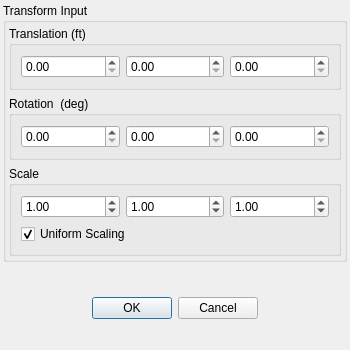
<?xml version="1.0" encoding="UTF-8"?>
<ui version="4.0">
 <class>dataSetTransformInput</class>
 <widget class="QDialog" name="dataSetTransformInput">
  <property name="geometry">
   <rect>
    <x>0</x>
    <y>0</y>
    <width>350</width>
    <height>350</height>
   </rect>
  </property>
  <property name="windowTitle">
   <string>Transform Input Window</string>
  </property>
  <property name="windowIcon">
   <iconset>
    <normaloff>../icons/ve_icon16x16.xpm</normaloff>../icons/ve_icon16x16.xpm</iconset>
  </property>
  <layout class="QGridLayout" name="gridLayout" rowstretch="5,1,1,1">
   <property name="margin">
    <number>3</number>
   </property>
   <item row="0" column="0">
    <widget class="QGroupBox" name="groupBox">
     <property name="title">
      <string>Transform Input</string>
     </property>
     <layout class="QVBoxLayout" name="verticalLayout_2" stretch="2,2,3">
      <property name="margin">
       <number>3</number>
      </property>
      <item>
       <widget class="QGroupBox" name="groupBox_2">
        <property name="title">
         <string>Translation (ft)</string>
        </property>
        <layout class="QHBoxLayout" name="horizontalLayout">
         <item>
          <widget class="QDoubleSpinBox" name="translationX"/>
         </item>
         <item>
          <widget class="QDoubleSpinBox" name="translationY"/>
         </item>
         <item>
          <widget class="QDoubleSpinBox" name="translationZ"/>
         </item>
        </layout>
       </widget>
      </item>
      <item>
       <widget class="QGroupBox" name="groupBox_3">
        <property name="title">
         <string>Rotation  (deg)</string>
        </property>
        <layout class="QHBoxLayout" name="horizontalLayout_2">
         <item>
          <widget class="QDoubleSpinBox" name="rotationX"/>
         </item>
         <item>
          <widget class="QDoubleSpinBox" name="rotationY"/>
         </item>
         <item>
          <widget class="QDoubleSpinBox" name="rotationZ"/>
         </item>
        </layout>
       </widget>
      </item>
      <item>
       <widget class="QGroupBox" name="groupBox_4">
        <property name="title">
         <string>Scale</string>
        </property>
        <layout class="QVBoxLayout" name="verticalLayout">
         <item>
          <layout class="QHBoxLayout" name="horizontalLayout_3">
           <item>
            <widget class="QDoubleSpinBox" name="scaleX">
             <property name="value">
              <double>1.000000000000000</double>
             </property>
            </widget>
           </item>
           <item>
            <widget class="QDoubleSpinBox" name="scaleY">
             <property name="value">
              <double>1.000000000000000</double>
             </property>
            </widget>
           </item>
           <item>
            <widget class="QDoubleSpinBox" name="scaleZ">
             <property name="value">
              <double>1.000000000000000</double>
             </property>
            </widget>
           </item>
          </layout>
         </item>
         <item>
          <widget class="QCheckBox" name="uniformScaling">
           <property name="text">
            <string>Uniform Scaling</string>
           </property>
           <property name="checked">
            <bool>true</bool>
           </property>
          </widget>
         </item>
        </layout>
       </widget>
      </item>
     </layout>
    </widget>
   </item>
   <item row="1" column="0">
    <spacer name="verticalSpacer">
     <property name="orientation">
      <enum>Qt::Vertical</enum>
     </property>
     <property name="sizeHint" stdset="0">
      <size>
       <width>20</width>
       <height>33</height>
      </size>
     </property>
    </spacer>
   </item>
   <item row="2" column="0">
    <layout class="QHBoxLayout" name="horizontalLayout_4">
     <item>
      <spacer name="horizontalSpacer">
       <property name="orientation">
        <enum>Qt::Horizontal</enum>
       </property>
       <property name="sizeHint" stdset="0">
        <size>
         <width>40</width>
         <height>20</height>
        </size>
       </property>
      </spacer>
     </item>
     <item>
      <widget class="QPushButton" name="okButton">
       <property name="text">
        <string>OK</string>
       </property>
      </widget>
     </item>
     <item>
      <widget class="QPushButton" name="cancelButton">
       <property name="text">
        <string>Cancel</string>
       </property>
      </widget>
     </item>
     <item>
      <spacer name="horizontalSpacer_2">
       <property name="orientation">
        <enum>Qt::Horizontal</enum>
       </property>
       <property name="sizeHint" stdset="0">
        <size>
         <width>40</width>
         <height>20</height>
        </size>
       </property>
      </spacer>
     </item>
    </layout>
   </item>
   <item row="3" column="0">
    <spacer name="verticalSpacer_2">
     <property name="orientation">
      <enum>Qt::Vertical</enum>
     </property>
     <property name="sizeHint" stdset="0">
      <size>
       <width>20</width>
       <height>33</height>
      </size>
     </property>
    </spacer>
   </item>
  </layout>
 </widget>
 <tabstops>
  <tabstop>translationX</tabstop>
  <tabstop>translationY</tabstop>
  <tabstop>translationZ</tabstop>
  <tabstop>rotationX</tabstop>
  <tabstop>rotationY</tabstop>
  <tabstop>rotationZ</tabstop>
  <tabstop>scaleX</tabstop>
  <tabstop>scaleY</tabstop>
  <tabstop>scaleZ</tabstop>
  <tabstop>uniformScaling</tabstop>
  <tabstop>okButton</tabstop>
  <tabstop>cancelButton</tabstop>
 </tabstops>
 <resources/>
 <connections>
  <connection>
   <sender>okButton</sender>
   <signal>clicked(bool)</signal>
   <receiver>dataSetTransformInput</receiver>
   <slot>close()</slot>
   <hints>
    <hint type="sourcelabel">
     <x>148</x>
     <y>292</y>
    </hint>
    <hint type="destinationlabel">
     <x>154</x>
     <y>329</y>
    </hint>
   </hints>
  </connection>
  <connection>
   <sender>cancelButton</sender>
   <signal>clicked(bool)</signal>
   <receiver>dataSetTransformInput</receiver>
   <slot>close()</slot>
   <hints>
    <hint type="sourcelabel">
     <x>230</x>
     <y>291</y>
    </hint>
    <hint type="destinationlabel">
     <x>243</x>
     <y>319</y>
    </hint>
   </hints>
  </connection>
 </connections>
</ui>
